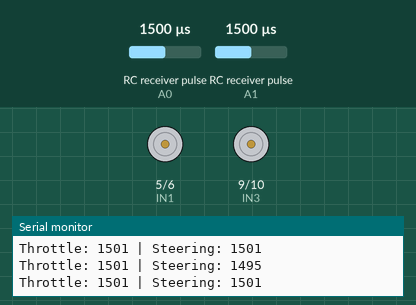
A sketch run on a simulated Arduino Uno, built with avr-gcc and run on an emulated ATmega328P. Parts: motor-driver pin pairs drawn as motors (green arrow = first pin HIGH = forward, orange = second pin HIGH = backward, longer = more drive, scaled by the enable pin), the last lines printed to the serial monitor. Wiring (inferred from the names in the program): 2 × RC receiver channel: data A0 / data A1. The test bench sets the inputs (shaded band); at power-on: RC receiver pulse (sensors on A0, A1) 1500 µs.

Above: at 1.2 s.
1.3 s: RC receiver pulse (sensor on A0) set to 1020 µs
At 3.8 s:
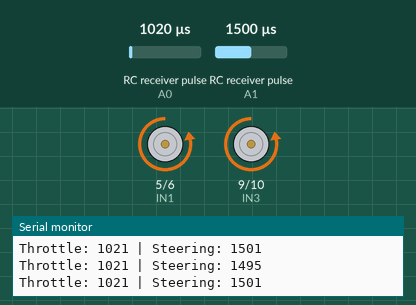
4.3 s: RC receiver pulse (sensor on A1) set to 1020 µs
At 5.9 s:
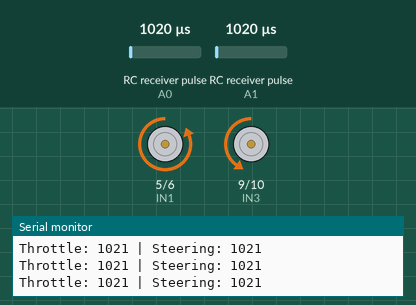
7.3 s: RC receiver pulse (sensor on A0) set to 1250 µs
At 9.0 s:
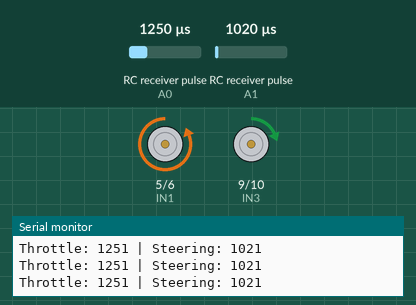
10.3 s: RC receiver pulse (sensor on A1) set to 1250 µs
At 12.6 s:
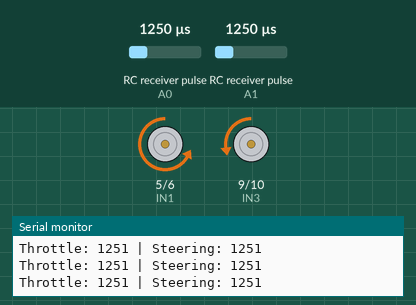
13.3 s: RC receiver pulse (sensor on A0) set to 1500 µs
16.3 s: RC receiver pulse (sensor on A1) set to 1750 µs
Timing chart, 0 to 20.3 s (numbered marks = the images above; inputs shaded):
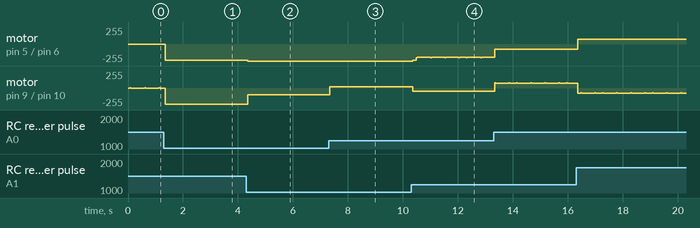

The sketch:

Aarduino_CT6B_without_Speed_.ino
```cpp
const int ENA = 3;   // PWM for left motors
const int IN1 = 5;
const int IN2 = 6;
const int ENB = 11;  // PWM for right motors
const int IN3 = 9;
const int IN4 = 10;


const int throttlePin = A0;  // CH2 - Throttle
const int steeringPin = A1;  // CH1 - Steering

int throttleVal = 0;
int steeringVal = 0;

void setup() {

  pinMode(ENA, OUTPUT);
  pinMode(ENB, OUTPUT);
  pinMode(IN1, OUTPUT);
  pinMode(IN2, OUTPUT);
  pinMode(IN3, OUTPUT);
  pinMode(IN4, OUTPUT);


  pinMode(throttlePin, INPUT);
  pinMode(steeringPin, INPUT);

  Serial.begin(9600);
}

void loop() {

  throttleVal = pulseIn(throttlePin, HIGH, 25000);
  steeringVal = pulseIn(steeringPin, HIGH, 25000);


  Serial.print("Throttle: ");
  Serial.print(throttleVal);
  Serial.print(" | Steering: ");
  Serial.println(steeringVal);


  int throttleMapped = 0;
  int steeringMapped = 0;

  if (throttleVal >= 1000 && throttleVal <= 2000) {
    throttleMapped = map(throttleVal, 1000, 2000, -255, 255);
  }

  if (steeringVal >= 1000 && steeringVal <= 2000) {
    steeringMapped = map(steeringVal, 1000, 2000, -150, 150);
  }


  int leftSpeed = throttleMapped + steeringMapped;
  int rightSpeed = throttleMapped - steeringMapped;


  leftSpeed = constrain(leftSpeed, -255, 255);
  rightSpeed = constrain(rightSpeed, -255, 255);


  setMotor(ENA, IN1, IN2, leftSpeed);
  setMotor(ENB, IN3, IN4, rightSpeed);
}


void setMotor(int enPin, int in1, int in2, int speed) {
  if (speed > 0) {
    digitalWrite(in1, HIGH);
    digitalWrite(in2, LOW);
  } else if (speed < 0) {
    digitalWrite(in1, LOW);
    digitalWrite(in2, HIGH);
  } else {
    digitalWrite(in1, LOW);
    digitalWrite(in2, LOW);  // Stop
  }

  analogWrite(enPin, abs(speed));  // Set motor speed using PWM
}
```

Measured:
- by itself, motor on pin 5 (IN1) / pin 6 (IN2): repeats every 1.8 s: forward 73/255 0.03 s, forward 75/255 0.48 s, forward 73/255 0.03 s, forward 75/255 0.24 s, 2 × (forward 73/255 0.03 s, forward 75/255 0.48 s)
- by itself, motor on pin 9 (IN3) / pin 10 (IN4): repeats every 1.8 s: backward 73/255 0.03 s, backward 75/255 0.48 s, backward 73/255 0.03 s, backward 75/255 0.24 s, 2 × (backward 73/255 0.03 s, backward 75/255 0.48 s)
